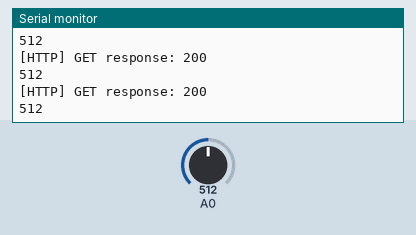
Simulated run of this sketch. Board: ESP8266 (NodeMCU). Parts: the last lines printed to the serial monitor. The test bench sets the inputs (shaded band); at power-on: A0 = 512. WiFi joins after 1.5 s; servers stay silent unless stated; uploads are accepted with an empty reply.

Above: at 6.7 s.
6.8 s: A0 set to 716
At 7.21 s:
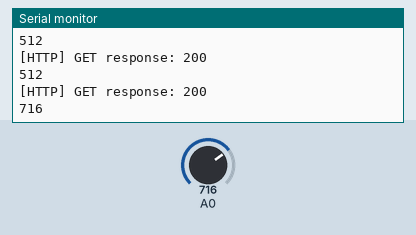
8.3 s: A0 set to 900
At 8.41 s:
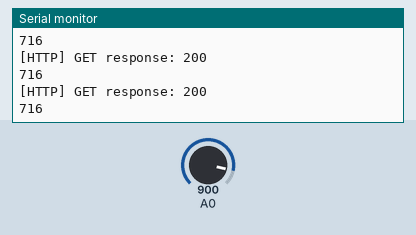
Timing chart, 0 to 11.3 s (numbered marks = the images above; inputs shaded):
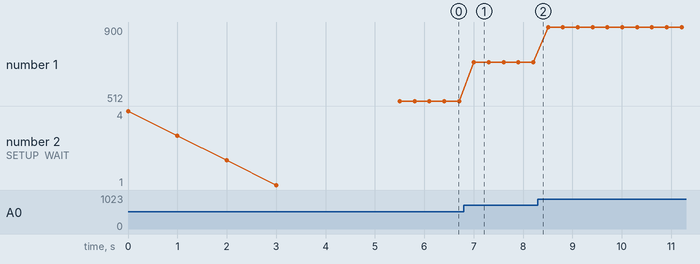

Measured:
- after the input at 6.8 s, the serial monitor: prints a new line after 0.21 s (image 1)
- plotted number 1: 512 → 716 after the input at 6.8 s, 716 → 900 after the input at 8.3 s

The sketch:

smartcityparking.ino
```cpp
/// based on
/// https://github.com/esp8266/Arduino/blob/master/libraries/ESP8266HTTPClient/examples/Authorization/Authorization.ino

#include <Arduino.h>
#include <ESP8266WiFi.h>
#include <ESP8266WiFiMulti.h>
#include <ESP8266HTTPClient.h>

ESP8266WiFiMulti WiFiMulti;

const char* ssid = "your ssid";
const char* password = "your wifi password";
int adc=0;
const char* host = "io.adafruit.com";
//char occupied[10]="value=";
//char message[10]="";
const char* io_key = "f1fe68f5c8b64699969045cfa55d135c";
const char* path_with_username = "/api/v2/youraccount/feeds/parking/data";
String occupied="free";

// Use web browser to view and copy
// SHA1 fingerprint of the certificate
const char* fingerprint = "77 00 54 2D DA E7 D8 03 27 31 23 99 EB 27 DB CB A5 4C 57 18";

void setup() {
  Serial.begin(115200);

  for(uint8_t t = 4; t > 0; t--) {
    Serial.printf("[SETUP] WAIT %d...\n", t);
    Serial.flush();
    delay(1000);
  }

  WiFi.mode(WIFI_STA);
  WiFiMulti.addAP(ssid, password);

  // wait for WiFi connection
  while(WiFiMulti.run() != WL_CONNECTED) {
    Serial.print('.');
    delay(1000);
  }

  Serial.println("[WIFI] connected!");


}

void loop() {
    HTTPClient http;

  adc=analogRead(A0);

String message="value=";
if (adc>10){
  Serial.println(adc);
  if (occupied=="free")
     occupied="occupied";
     else occupied="free";
message=message + occupied;
delay(100);
 // start request with URL and TLS cert fingerprint for verification
  http.begin("https://" + String(host) + String(path_with_username), fingerprint);

  // IO API authentication
  http.addHeader("X-AIO-Key", io_key);
  http.addHeader("Content-Type","application/x-www-form-urlencoded");
  // start connection and send HTTP header
  int httpCode = http.POST(message);
//String payload=http.getString();
  // httpCode will be negative on error
  if(httpCode > 0) {
    // HTTP header has been send and Server response header has been handled
    Serial.printf("[HTTP] GET response: %d\n", httpCode);

    // HTTP 200 OK
    if(httpCode == HTTP_CODE_OK) {
      String payload = http.getString();
      Serial.println(payload);
    }

    http.end();
  }
}
}
```
